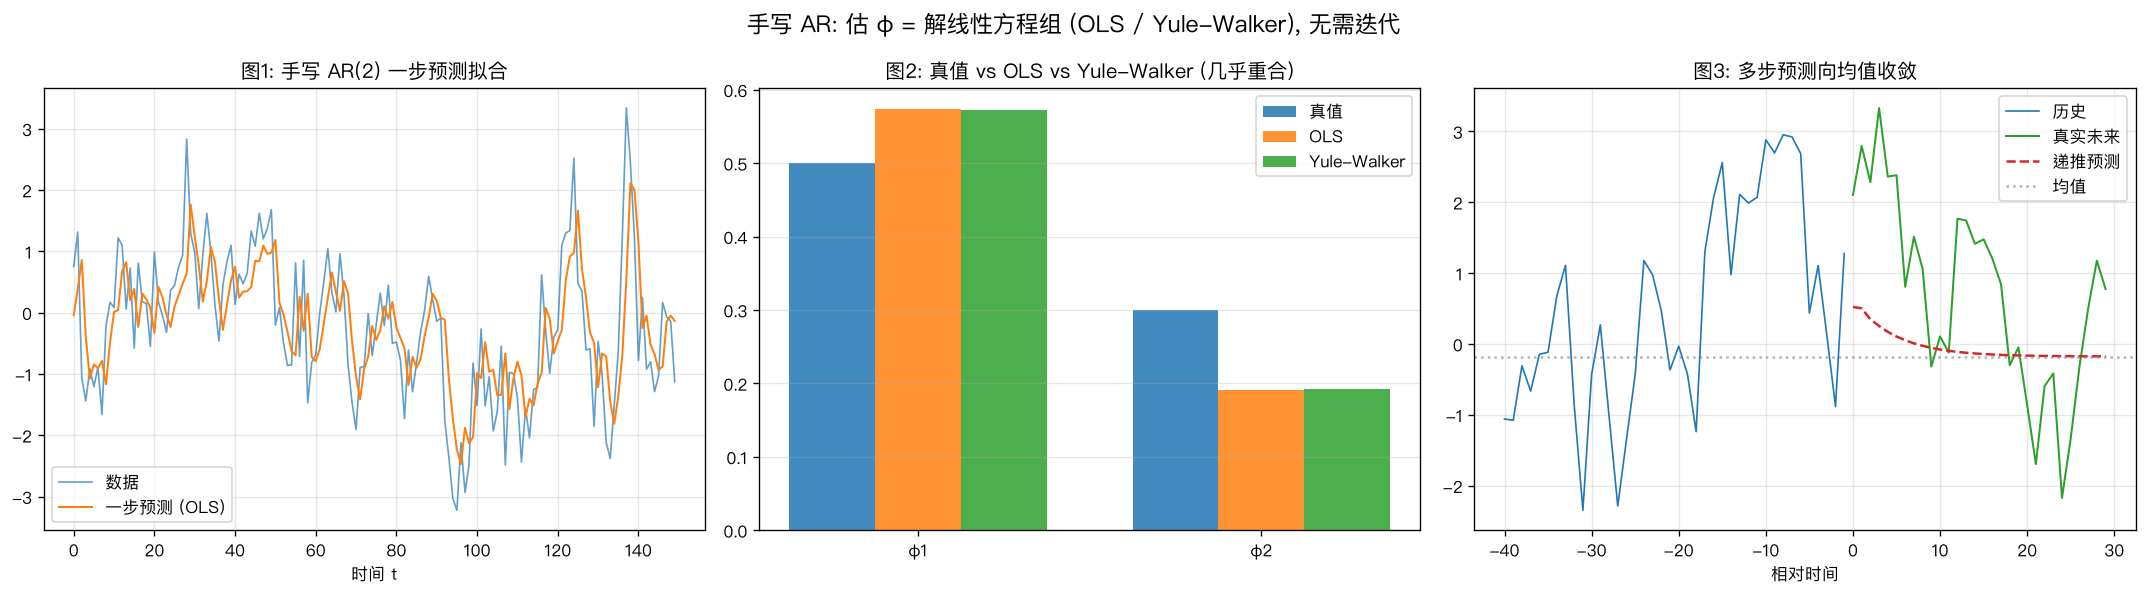

Here is the Python script that generated this plot:
# /// script
# requires-python = ">=3.10"
# dependencies = ["numpy", "matplotlib"]
# ///
"""
手写 AR —— 不调库, 自己把"参数怎么估出来"算一遍
================================================

01_ar.py 用 statsmodels 一行就拟合了。这里把那行拆开, 看清 AR 估计的本质:

一句话直觉:
    AR(p) 就是"把 y_t 对它自己的前 p 个值做线性回归"。
    所以 估 φ = 解一个线性方程组, 有闭式解, 根本不用迭代。

两种等价的手写解法 (都只用 numpy.linalg):
    | 方法           | 思路                              | 怎么算            |
    | ------------- | -------------------------------- | ---------------- |
    | OLS 最小二乘    | 把 y_t = φ·[y_{t-1..t-p}] 当回归   | 解正规方程 XᵀX φ=Xᵀy |
    | Yule-Walker   | 让"模型自相关"对上"样本自相关"        | 解 Toeplitz 方程 R φ=r |
    两者在大样本下几乎一样; OLS 更直观, YW 更能体现"AR 由自相关结构决定"。

预测 = 递推:
    估出 φ 后, ŷ_{t+1}=φ·过去值; 多步预测就把预测值当真值继续往前滚 (会向均值收敛)。

这张图做什么:
    图 1  数据 + 一步预测拟合
    图 2  真值 φ vs OLS vs Yule-Walker (三者对齐)
    图 3  多步向前预测 vs 真实未来
"""

import matplotlib.pyplot as plt
import numpy as np

plt.rcParams["font.sans-serif"] = ["PingFang SC", "Hiragino Sans GB", "Arial Unicode MS"]
plt.rcParams["axes.unicode_minus"] = False

rng = np.random.default_rng(42)


def simulate_ar(phi: list[float], n: int, sigma: float = 1.0) -> np.ndarray:
    """模拟 AR(p): y_t = Σ φ_i·y_{t-i} + ε_t。"""
    p = len(phi)
    phi = np.asarray(phi)
    y = np.zeros(n)
    eps = rng.normal(0, sigma, size=n)
    for t in range(p, n):
        y[t] = phi @ y[t - p:t][::-1] + eps[t]
    return y


def fit_ar_ols(y: np.ndarray, p: int):
    """OLS 估计: 把 AR 当成线性回归, 解正规方程。返回 (常数项, φ)。"""
    n = len(y)
    # 设计矩阵: 每行 = [1, y_{t-1}, y_{t-2}, ..., y_{t-p}]
    X = np.column_stack([np.ones(n - p)] + [y[p - k - 1:n - k - 1] for k in range(p)])
    target = y[p:]
    # 闭式解 β = (XᵀX)⁻¹ Xᵀy  (用 solve 比直接求逆更稳)
    beta = np.linalg.solve(X.T @ X, X.T @ target)
    return beta[0], beta[1:]


def fit_ar_yule_walker(y: np.ndarray, p: int):
    """Yule-Walker 估计: 用样本自协方差解 Toeplitz 方程。返回 φ。"""
    y = y - y.mean()
    n = len(y)
    # 样本自协方差 γ_k
    gamma = np.array([(y[: n - k] * y[k:]).sum() / n for k in range(p + 1)])
    R = np.array([[gamma[abs(i - j)] for j in range(p)] for i in range(p)])  # Toeplitz
    r = gamma[1:p + 1]
    return np.linalg.solve(R, r)


def forecast_ar(y: np.ndarray, const: float, phi: np.ndarray, steps: int) -> np.ndarray:
    """递推多步预测: 把预测值当真值继续往前滚。"""
    p = len(phi)
    hist = list(y[-p:])
    out = []
    for _ in range(steps):
        nxt = const + phi @ np.array(hist[-p:][::-1])
        out.append(nxt)
        hist.append(nxt)
    return np.array(out)


def main() -> None:
    true_phi = [0.5, 0.3]  # AR(2)
    p = len(true_phi)
    y_full = simulate_ar(true_phi, 800)
    y, future = y_full[:-30], y_full[-30:]

    const, phi_ols = fit_ar_ols(y, p)
    phi_yw = fit_ar_yule_walker(y, p)

    fig, axes = plt.subplots(1, 3, figsize=(18, 5))

    # ---- 图 1: 一步预测拟合 ----
    fitted = np.array([const + phi_ols @ y[t - p:t][::-1] for t in range(p, len(y))])
    axes[0].plot(y[p:p + 150], label="数据", lw=1.0, alpha=0.7)
    axes[0].plot(fitted[:150], label="一步预测 (OLS)", lw=1.2)
    axes[0].set_title("图1: 手写 AR(2) 一步预测拟合")
    axes[0].set_xlabel("时间 t")
    axes[0].legend()
    axes[0].grid(alpha=0.3)

    # ---- 图 2: 三种 φ 对比 ----
    ax = axes[1]
    x = np.arange(p)
    w = 0.25
    ax.bar(x - w, true_phi, w, label="真值", alpha=0.85)
    ax.bar(x, phi_ols, w, label="OLS", alpha=0.85)
    ax.bar(x + w, phi_yw, w, label="Yule-Walker", alpha=0.85)
    ax.set_xticks(x)
    ax.set_xticklabels([f"φ{i+1}" for i in range(p)])
    ax.set_title("图2: 真值 vs OLS vs Yule-Walker (几乎重合)")
    ax.legend()
    ax.grid(alpha=0.3, axis="y")

    # ---- 图 3: 多步预测 ----
    fc = forecast_ar(y, const, phi_ols, steps=30)
    ax = axes[2]
    ax.plot(range(-40, 0), y[-40:], label="历史", lw=1.0)
    ax.plot(range(30), future, label="真实未来", lw=1.2, color="tab:green")
    ax.plot(range(30), fc, label="递推预测", lw=1.5, color="tab:red", ls="--")
    ax.axhline(y.mean(), color="gray", ls=":", alpha=0.6, label="均值")
    ax.set_title("图3: 多步预测向均值收敛")
    ax.set_xlabel("相对时间")
    ax.legend()
    ax.grid(alpha=0.3)

    fig.suptitle("手写 AR: 估 φ = 解线性方程组 (OLS / Yule-Walker), 无需迭代", fontsize=14)
    fig.tight_layout()
    out = __file__.replace(".py", ".png")
    fig.savefig(out, dpi=120, bbox_inches="tight")
    print(f"图已保存: {out}")
    print(f"真值 φ        = {true_phi}")
    print(f"OLS 估计 φ    = {np.round(phi_ols, 4).tolist()}  (常数项={const:.4f})")
    print(f"Yule-Walker φ = {np.round(phi_yw, 4).tolist()}")
    print("一句话: AR 是对自身滞后做线性回归, 有闭式解 → 解方程就出 φ。")


if __name__ == "__main__":
    main()
